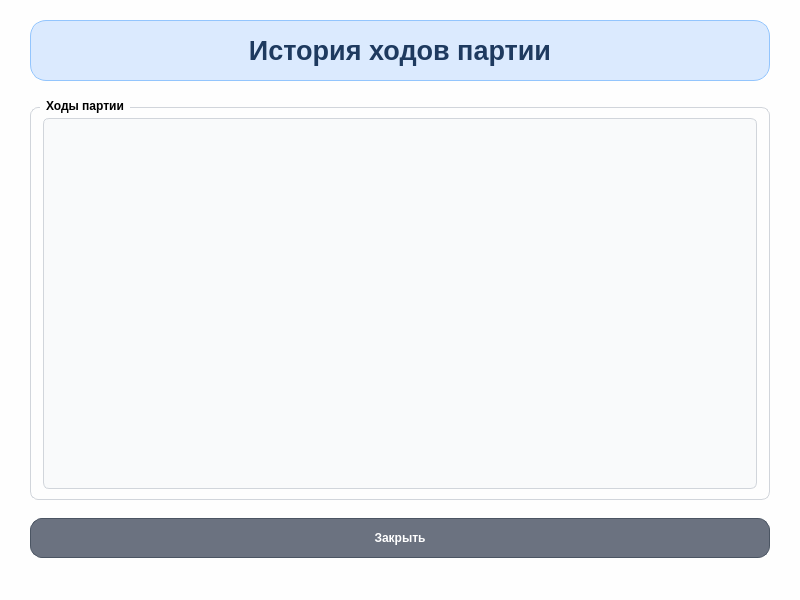
<?xml version="1.0" encoding="UTF-8"?>
<ui version="4.0">
 <class>HistoryMovesWindow</class>
 <widget class="QMainWindow" name="HistoryMovesWindow">
  <property name="geometry">
   <rect>
    <x>0</x>
    <y>0</y>
    <width>800</width>
    <height>600</height>
   </rect>
  </property>
  <property name="windowTitle">
   <string>История ходов</string>
  </property>
  <property name="styleSheet">
   <string notr="true">background-color: #fefefe;</string>
  </property>
  <widget class="QWidget" name="centralwidget">
   <layout class="QVBoxLayout" name="mainLayout">
    <property name="leftMargin">
     <number>30</number>
    </property>
    <property name="topMargin">
     <number>20</number>
    </property>
    <property name="rightMargin">
     <number>30</number>
    </property>
    <property name="bottomMargin">
     <number>20</number>
    </property>
    <property name="spacing">
     <number>18</number>
    </property>
    <!-- Заголовок -->
    <item>
     <widget class="QLabel" name="titleLabel">
      <property name="text">
       <string>История ходов партии</string>
      </property>
      <property name="alignment">
       <set>Qt::AlignCenter</set>
      </property>
      <property name="font">
       <font>
        <pointsize>20</pointsize>
        <bold>true</bold>
       </font>
      </property>
      <property name="styleSheet">
       <string notr="true">color: #1e3a5f; background-color: #dbeafe; padding: 14px; border-radius: 16px; border: 1px solid #93c5fd;</string>
      </property>
     </widget>
    </item>
    <!-- Список ходов -->
    <item>
     <widget class="QGroupBox" name="movesGroupBox">
      <property name="title">
       <string>Ходы партии</string>
      </property>
      <property name="styleSheet">
       <string notr="true">QGroupBox { font-weight: bold; border: 1px solid #d1d5db; border-radius: 8px; margin-top: 8px; } QGroupBox::title { subcontrol-origin: margin; left: 10px; padding: 0 4px; }</string>
      </property>
      <layout class="QVBoxLayout" name="movesLayout">
       <property name="leftMargin">
        <number>12</number>
       </property>
       <property name="topMargin">
        <number>10</number>
       </property>
       <property name="rightMargin">
        <number>12</number>
       </property>
       <property name="bottomMargin">
        <number>10</number>
       </property>
       <property name="spacing">
        <number>6</number>
       </property>
       <item>
        <widget class="QTextEdit" name="movesTextEdit">
         <property name="readOnly">
          <bool>true</bool>
         </property>
         <property name="styleSheet">
          <string notr="true">QTextEdit { background-color: #f9fafb; border: 1px solid #d1d5db; border-radius: 6px; padding: 8px; font-family: monospace; font-size: 12px; }</string>
         </property>
        </widget>
       </item>
      </layout>
     </widget>
    </item>
    <!-- Кнопки -->
    <item>
     <layout class="QHBoxLayout" name="buttonsLayout">
      <property name="spacing">
       <number>12</number>
      </property>
      <item>
       <widget class="QPushButton" name="closeButton">
        <property name="minimumSize">
         <size>
          <width>120</width>
          <height>40</height>
         </size>
        </property>
        <property name="text">
         <string>Закрыть</string>
        </property>
        <property name="styleSheet">
         <string notr="true">
QPushButton {
    color: white;
    background-color: #6b7280;
    border: 1px solid #4b5563;
    border-radius: 12px;
    padding: 8px;
    font-weight: bold;
}
QPushButton:hover {
    background-color: #9ca3af;
}
QPushButton:pressed {
    background-color: #4b5563;
}
         </string>
        </property>
       </widget>
      </item>
     </layout>
    </item>
   </layout>
  </widget>
  <widget class="QMenuBar" name="menubar">
   <property name="geometry">
    <rect>
     <x>0</x>
     <y>0</y>
     <width>800</width>
     <height>22</height>
    </rect>
   </property>
  </widget>
  <widget class="QStatusBar" name="statusbar"/>
 </widget>
 <resources/>
 <connections/>
</ui>
